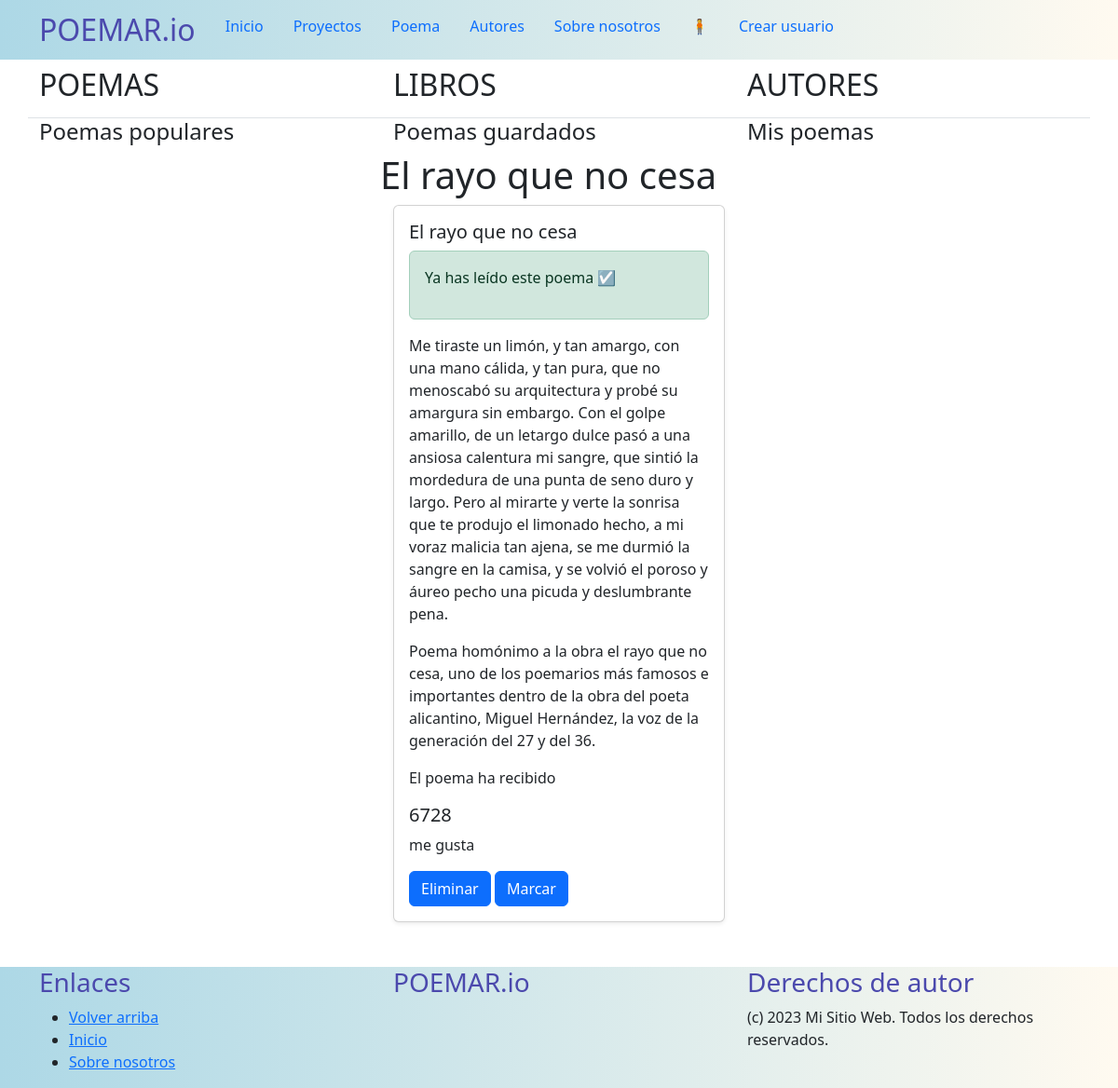
/poemas/libro/6, run on the app's committed database.
### miaplicacion/models.py (models this page shows, shortened)
class Proyecto(models.Model):
    nombre = models.CharField(max_length=200)
    megusta=models.IntegerField(default=0)
    descripcion=models.TextField(default="")
    autor =Autor(nombre="Desconocido")
    autor= models.ForeignKey(Autor, on_delete=models.CASCADE, default=autor.id)
    tipo=models.IntegerField(default=0)

class Poema(models.Model):
    titulo = models.CharField(max_length=200)
    contenido = models.TextField()
    descripcion= models.TextField()
    proyecto= models.ForeignKey(Proyecto, on_delete=models.CASCADE)
    megusta= models.IntegerField(default=0)
    guardado=models.BooleanField(default=False)
    leido= models.BooleanField(default=False)
    autor =Autor(nombre="Desconocido")
    autor= models.ForeignKey(Autor, on_delete=models.CASCADE, default=autor.id)

### miaplicacion/views.py (the view)
# urls.py: path("poemas/libro/<int:id>", views.poema_Get_poemas_libro, name="poemas_libro"),
def poema_Get_poemas_libro(request, id):
    id_libro=id
    poemas= list(Poema.objects.values())
    poemas_por_libro=[]
    for p in poemas:
        for k, v in p.items():
            if k == 'proyecto_id' and v == id_libro:
                poemas_por_libro.append(p)
    libro= get_object_or_404(Proyecto, id=id_libro)
    return render(request, "poema_por_libro.html",{
        'poemas': poemas_por_libro,
        'titulo': libro.nombre
        })

### miaplicacion/templates/poema_por_libro.html
{% extends "layouts/base.html" %}
{% block content %}
<div class="container">
    <div class="row justify-content-center">
        <div class="col-4">
            <a class="nav-link active" aria-current="page" href="{% url 'poemas' %}">
                <h4>Poemas populares</h4>
            </a>
        </div>
        <div class="col-4">
            <a class="nav-link active" aria-current="page" href="{% url 'proyectos' %}">
                <h4>Poemas guardados</h4>
            </a>
        </div>
        <div class="col-4">
            <a class="nav-link active" aria-current="page" href="{% url 'autores' %}">
                <h4>Mis poemas</h4>
            </a>
        </div>
    </div>
</div>
<div class="row justify-content-center">
    <div class="col-4">
        <h1>{{ titulo }}</h1>
    </div>
</div>
<div class="container">
    <div class="row justify-content-center" style="display: flex;">
        {% for p in poemas %}
            <div class="col-lg-4 col-md-4 col-sm-12 col-xs-12">
            <div class="card mb-4 shadow-sm">
                <div class="card-body">
                    <h5 class="card-title">{{p.titulo}}</h5>
                    {% if p.leido == False %}
                    <div class="alert alert-warning" role="alert">
                        <p>No has leído el poema todavía 🕑</p>
                    </div>
                    {% else %}
                    <div class="alert alert-success" role="alert">
                        <p>Ya has leído este poema ☑</p>
                    </div>
                    {% endif %}
                    <p class="card-text">{{p.contenido}}</p>
                    <p class="card-text">{{p.descripcion}}</p>
                    {% if p.megusta == 0 %}
                    <p class="card-text">
                    <h5>El poema no ha recibido ningún me gusta todavía</h5>
                    </p>
                    {% else %}
                    <p class="card-text"> El poema ha recibido
                    <h5>{{p.megusta}}</h5> me gusta</p>
                    {% endif %}
                    <button class="btn btn-primary">Eliminar</button>
                    <button class="btn btn-primary">Marcar</button>
                </div>
            </div>
        </div>
        {% endfor %}
    </div>
</div>
{% endblock %}

### data on the page
Proyecto: nombre "El rayo que no cesa"
Poema: titulo "El rayo que no cesa", leido "Ya has leído este poema ☑", contenido "Me tiraste un limón, y tan amargo, con una mano cálida, y tan pura, que no menoscabó su arquitectura y probé su amargura sin embargo. Con el golpe amarillo, de un letargo dulce pasó a una ansiosa calentura mi sangre, que sintió la mordedura de una punta de seno duro y largo. Pero al mirarte y verte la sonrisa que te produjo el limonado hecho, a mi voraz malicia tan ajena, se me durmió la sangre en la camisa, y se volvió el poroso y áureo pecho una picuda y deslumbrante pena.", descripcion "Poema homónimo a la obra el rayo que no cesa, uno de los poemarios más famosos e importantes dentro de la obra del poeta alicantino, Miguel Hernández, la voz de la generación del 27 y del 36.", megusta "6728"
